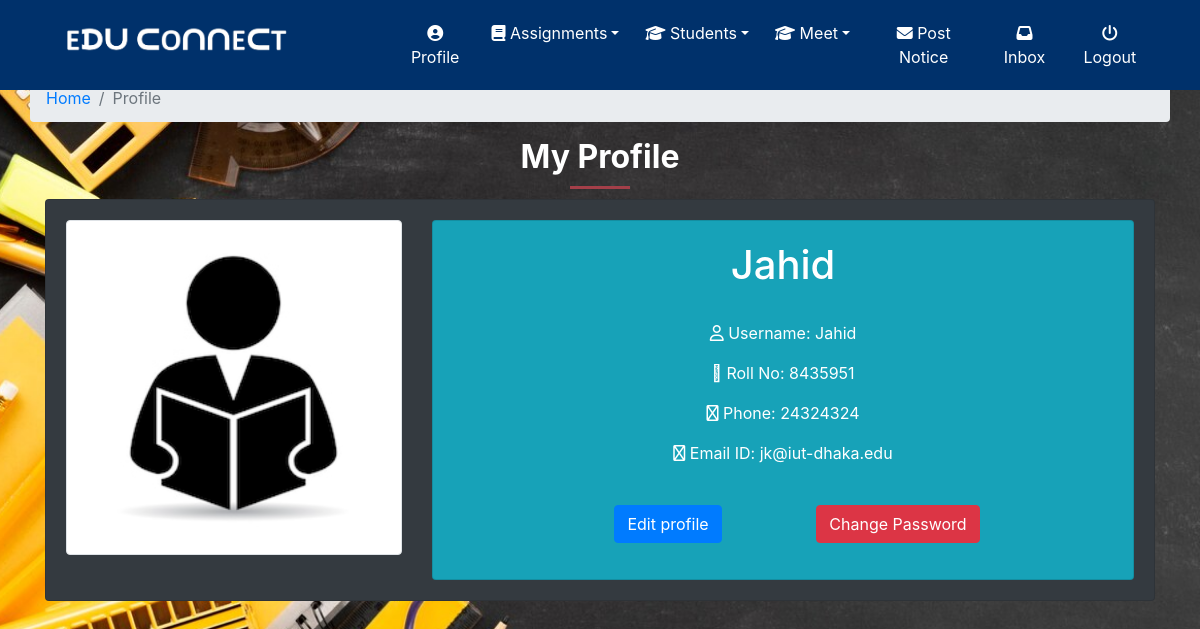
The page /classroom/student/41/ (signed in) on the database its author committed.
### classroom/models.py (models this page shows, shortened)
class Student(models.Model):
    user = models.OneToOneField(User,on_delete=models.CASCADE,primary_key=True,related_name='Student')
    name=models.CharField(max_length=250)
    roll_no = models.CharField(max_length=50)
    email = models.EmailField(max_length=254)
    phone = models.IntegerField()
    student_profile_pic = models.ImageField(upload_to="classroom/student_profile_pic",blank=True)
    class Meta:
        ordering = ['roll_no']

class User(AbstractUser):
    is_student = models.BooleanField(default=False)
    is_teacher = models.BooleanField(default=False)

### classroom/views.py (the view)
class StudentDetailView(LoginRequiredMixin,DetailView):
    context_object_name = "student"
    model = models.Student
    template_name = 'classroom/student_detail_page.html'

### template/classroom/student_detail_page.html
{% extends 'classroom/base.html' %}
{% load static %}
{% block content %}
<div class="container ">
		<div class="row">
            <ol class="col-12 breadcrumb">
                <li class="breadcrumb-item"><a href="{% url 'home' %}">Home</a></li>
                <li class="breadcrumb-item active">Profile</li>
            </ol>
        </div>
       <div class="section-heading">
            <h2>My Profile</h2>
            <div class="line-dec"></div>
          </div>
<div class="card card-body bg-dark">
<div class="row">
<div class="col-12 col-sm-4">
  {% if student.student_profile_pic %}
      <img class="img-fluid img-thumbnail rounded " style="width:100%; overflow:hidden;" src="{{ student.student_profile_pic.url }}" >
    {% else %}
            <img class="img-fluid img-thumbnail rounded " style="width:100%" src="{% static 'images/s_profile.png' %}" alt="">
    {% endif %}
</div>
<div class="col-12 col-sm-8 text-justify text-white text-center">
    <div class="card card-body bg-info">
 <h1>{{ student.name }}</h1>
 <br>
          <p><i class="far fa-user"></i> Username: {{ student.user.username }}</p>
      <p><i class="fal fa-user-tag"></i> Roll No: {{ student.roll_no }}</p>
      <p><i class="far fa-phone"></i> Phone: {{ student.phone }}</p>
      <p><i class="far fa-envelope-open-text"></i> Email ID: {{ student.email }}</p>
    <br>
        <div class="row">
<div class="col-5 offset-sm-2 col-sm-4 offset-sm-2">
       <p><a class="btn btn-primary" href="{% url 'classroom:student_update' pk=user.pk %}">Edit profile</a></p>
         </div>
        <div class="col-7 col-sm-4 ">
              <p><a class="btn btn-danger" href="{% url 'classroom:change_password' %}">Change Password</a></p>
              </div>
</div>
</div>
</div>
</div>
</div>
<br>
</div>
{% endblock %}

### static/css/base.css (style rules this page uses)
.active { display: block; }
.section-heading { text-align: center; }
.section-heading h2 { font-size: 32px; font-weight: 700; color: #fff; }
.section-heading .line-dec { width: 60px; height: 3px; background-color: #a43f49; margin: 10px auto; }
.bg { height: 100%; width:100%; background-attachment: fixed; background-position: center; background-repeat: no-repeat; background-size: cover; }

### rows shown on the page
Student: name "Jahid", user.username "Jahid", roll_no "8435951", phone "24324324", email "jk@iut-dhaka.edu"
